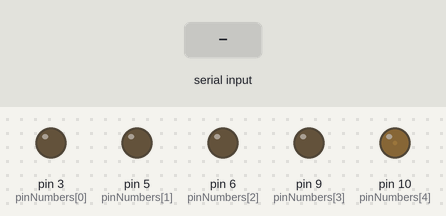
A sketch run on a simulated Arduino Uno, built with avr-gcc and run on an emulated ATmega328P. Parts: output pins drawn as LEDs (lit = HIGH). Inputs (shaded band) come from the test bench.

Above: at 1.2 s.
1.3 s: "1" received over Serial
At 1.6 s:
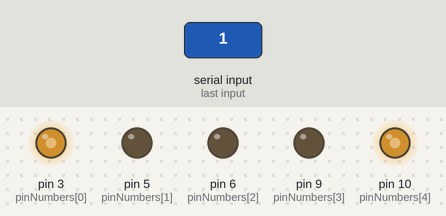
3.3 s: "0" received over Serial
At 3.55 s:
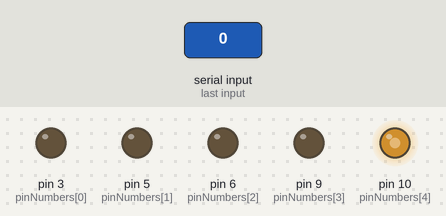
5.2 s: "2" received over Serial
At 5.5 s:
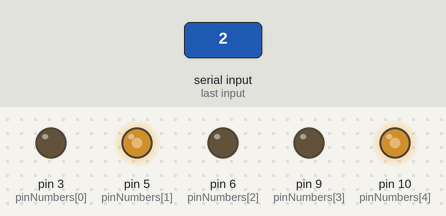
Timing chart, 0 to 8.2 s (numbered marks = the images above; inputs shaded):
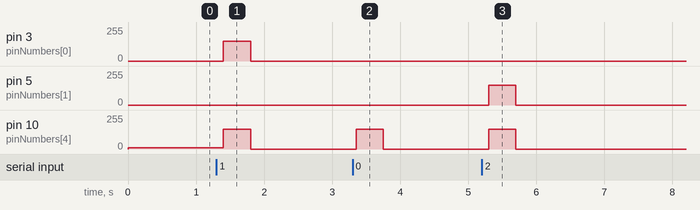

Measured:
- after the input at 1.3 s, pin 3 (pinNumbers[0]): 0/255 → 150/255 after 0.10 s, → 0/255 0.40 s later; pin 10 (pinNumbers[4]): 10/255 → 150/255 after 0.10 s, → 0/255 0.40 s later
- after the input at 3.3 s, pin 10 (pinNumbers[4]): 0/255 → 150/255 after 0.05 s, → 0/255 0.40 s later
- after the input at 5.2 s, pin 5 (pinNumbers[1]), pin 10 (pinNumbers[4]): 0/255 → 150/255 after 0.10 s, → 0/255 0.40 s later

The sketch:

wrist-reader-motor.ino
```cpp
// 3 and 4 have 47ohm resisters the rest have
#include <Wire.h>
#include <Adafruit_PWMServoDriver.h>

// Uses the default address of 0x40
Adafruit_PWMServoDriver pwm = Adafruit_PWMServoDriver();

const char          pinNumbers[] = {3,5,6,9,10};
//const char          digitalInputPins[] = {12, 13};
//const char          analogInputPins[] = {4,5};
//unsigned char       digitalInputPinsAmt = 1;
//unsigned char       analagInputPinsAmt = 2;
unsigned char       outputPinsAmt = 5;


int                 timeCharIsOn = 400;
int                 timeCharIsOff = 150;
char                lEDBrightness = 15;
String              sentence = "Hello World! abcdefghijklmnopqrstuvwxyz 0123456789 now agian :}";

 char               lowerCaseArray[] = {96,'e','t','n','a','s','h','f','o','r','d','g','l','y',
                         'p','z','i','c','u','b','m','v','k',123 ,'w','j','x',124,'q',125,126,127};

 char               upperCaseArray[] = {64,'E','T','N','A','S','H','F','O','R','D','G','L','Y',
                         'P','Z','I','C','U','B','M','V','K',95,'W','J','X',91,'Q',92,93,94};

 char               symbolArray[] = {32,33,34,35,36,37,38,39,40,41,42,43,44,45,
                         46,47,48,49,50,51,52,53,54,55,56,57,58,59,60,61,62,63};

String              message = "";

bool                motorStates[] = {false,false,false,false,false,false,false,false};
bool                inputIsActive = true;
bool                readingMessage = false;
// used in the pause function
bool                pauseIsActive = false;
// pause button variables
long                lastStateChangePause = 0;


void parseSentence(String sentenceToParse,bool &pauseVariable) {
  int messageIndex = 0; // keeps track of you place in the string/message
  String sentenceCopy = sentenceToParse;
  while (sentenceCopy.length() > 0) {
//    handleBtn_On_Off(digitalInputPins[1], lastStateChangePause, 399, pauseIsActive, true, 8);      // pause btn
    if (!pauseVariable) {
      char currentChar = sentenceCopy.charAt(0);
      if (currentChar != '\0') {
        messageIndex++;
        byte charByte = charToByte(currentChar);
        setMotorStates(charByte);
        sendToMotors();
        delay(timeCharIsOn);
        resetStates();
        delay(timeCharIsOff);
      };
        sentenceCopy.remove(0,1);
    };  // if pause isn't active
  }; // while loop
};  // end of function

byte charToByte(char character) {
  if (character < 64) {  // if char is a symbol
    for(byte i=0; i<sizeof(symbolArray); i++) {
      if(character == symbolArray[i]) {
        i = bitSet(i,5); // modify the 5th bit of the byte to on so if 00000011 now its 00100011
        return byte(i);
      };
    };
  } else if (character < 96) { // if char is uppercase4
    for(byte i=0; i<sizeof(upperCaseArray); i++) {
      if(character == upperCaseArray[i]) {
        i = bitSet(i, 6);  // modify the 6th bit of the byte to on so if its 00000011 now its 01000011
        return byte(i);
      };
    };
  } else if (character < 128) {  // if char is lowercase
    for(byte i=0; i<sizeof(lowerCaseArray); i++) {
      if(character == lowerCaseArray[i]) {
        return byte(i);
      };
    };
  };
};

void setMotorStates(byte charNum) {
  for (int i=0; i<outputPinsAmt; i++) {
    int currentBit = bitRead(charNum, i);
    if (bitRead(charNum, i) == 1) {
      motorStates[i] = true;
    };
  };
};

void sendToMotors() {
  for (int i=0; i<outputPinsAmt; i++) {
          if (motorStates[i] == 1) {
            if (i == 3) {
              analogWrite(pinNumbers[i], 250);
            }
             analogWrite(pinNumbers[i], 150);
          };

  };
};

void resetStates() {
  for (int i = 0; i<outputPinsAmt; i++) {
    motorStates[i] = false;
    analogWrite(pinNumbers[i], 0);
  };
};

//void handleBtn_On_Off(char inputPinNumber, long &lastStateChange, int debounceTime ,bool &stateOfBtn,bool btnHasOutput, char outputPin) {
//  byte pauseBtnReading = digitalRead(inputPinNumber);
//  if (pauseBtnReading == 1) {
//    long currentMillis = millis();
//    if (currentMillis - lastStateChange > debounceTime) {
//      stateOfBtn = !stateOfBtn;
//      if (btnHasOutput) {
//        digitalWrite(outputPin, pauseIsActive);
//      };
//      lastStateChange = currentMillis;
//    };
//  };
//}; // end handlePause

void readIncomingSerial() {
  while(Serial.available() > 0) {
    inputIsActive = true;
    readingMessage = false;
    message += char(Serial.read());
  };
};

void setup() {
  Serial.begin(9600);

// PWM Shield setup
  pwm.begin();
  pwm.setPWMFreq(1600);  // This is the maximum PWM frequency
  // Initialize Inputs and OutPuts
    // save I2C bitrate
  uint8_t twbrbackup = TWBR;
  // must be changed after calling Wire.begin() (inside pwm.begin())
  TWBR = 12; // upgrade to 400KHz!

  for (int i=0; i<outputPinsAmt; i++) {
    pinMode(pinNumbers[i], OUTPUT);
    analogWrite(10, 10);
  };
//  for (int i=0; i<digitalInputPinsAmt; i++) {
//    pinMode(digitalInputPins[i], INPUT);
//    digitalWrite(digitalInputPins[i], LOW);
//  };
//  for (int i=0; i<analagInputPinsAmt; i++) {
//    pinMode(digitalInputPins[i], INPUT);
//  };
};

void loop() {
  if (Serial.available() > 0) {
    readIncomingSerial();
    inputIsActive = false;
    readingMessage = true;
  };
  if ((!inputIsActive) && (readingMessage)) {
    parseSentence(message, pauseIsActive);
    message.remove(0, message.length());
  };
  inputIsActive = true;
  readingMessage = false;
  delay(200);
};
```
